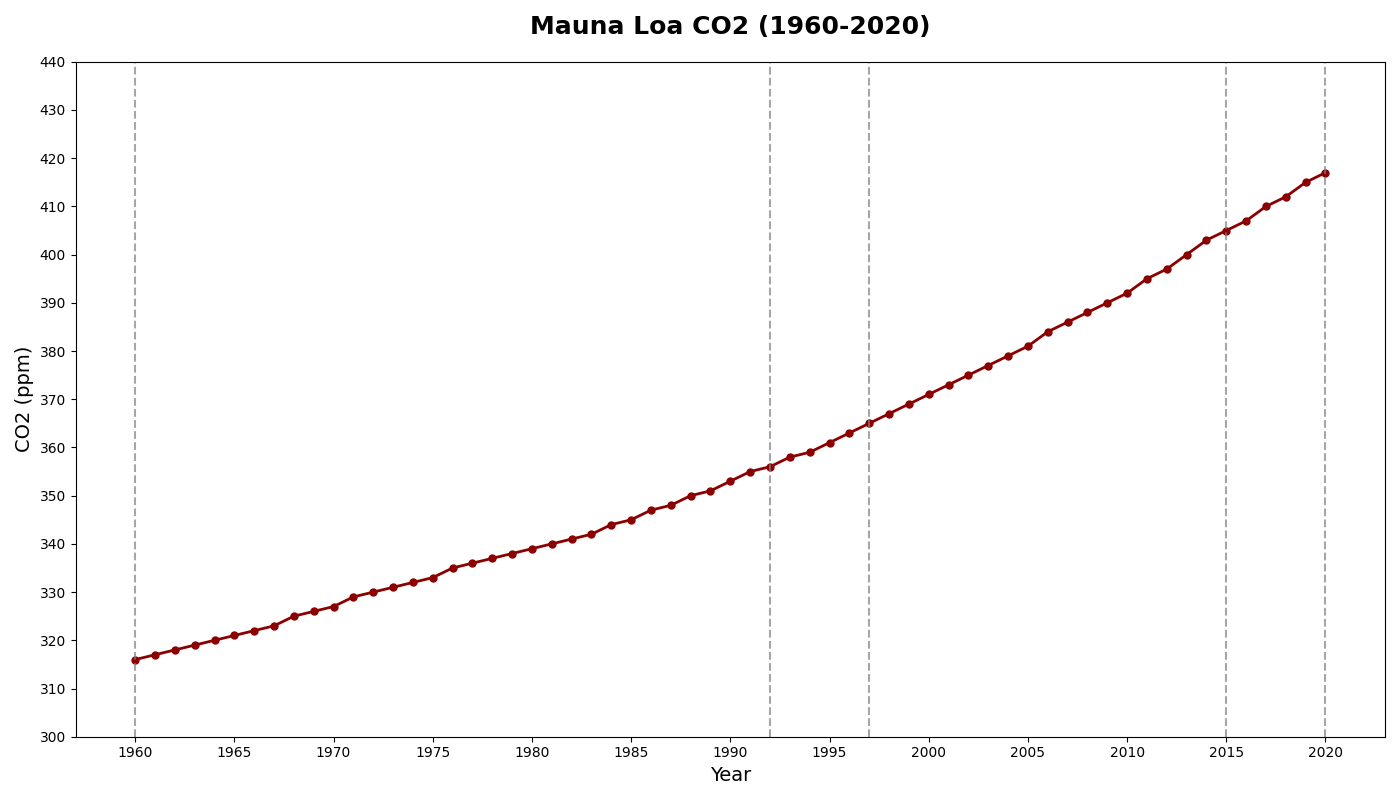

Here is the Python script that generated this plot:
import matplotlib.pyplot as plt
import numpy as np

years = np.arange(1960, 2021)
co2_levels = [
    316, 317, 318, 319, 320, 321, 322, 323, 325, 326,
    327, 329, 330, 331, 332, 333, 335, 336, 337, 338,
    339, 340, 341, 342, 344, 345, 347, 348, 350, 351,
    353, 355, 356, 358, 359, 361, 363, 365, 367, 369,
    371, 373, 375, 377, 379, 381, 384, 386, 388, 390,
    392, 395, 397, 400, 403, 405, 407, 410, 412, 415,
    417
]

fig, ax = plt.subplots(figsize=(14, 8))
ax.plot(years, co2_levels, color='darkred', linestyle='-', marker='o', markersize=5, linewidth=2)

ax.set_title('Mauna Loa CO2 (1960-2020)', fontsize=18, fontweight='bold', pad=20)
ax.set_xlabel('Year', fontsize=14)
ax.set_ylabel('CO2 (ppm)', fontsize=14)

plt.axvline(x=1960, color='grey', linestyle='--', linewidth=1.5, alpha=0.7)
plt.axvline(x=1992, color='grey', linestyle='--', linewidth=1.5, alpha=0.7)
plt.axvline(x=1997, color='grey', linestyle='--', linewidth=1.5, alpha=0.7)
plt.axvline(x=2015, color='grey', linestyle='--', linewidth=1.5, alpha=0.7)
plt.axvline(x=2020, color='grey', linestyle='--', linewidth=1.5, alpha=0.7)

ax.set_xticks(np.arange(1960, 2021, 5))
ax.set_yticks(np.arange(300, 450, 10))
plt.tight_layout()
plt.show()
